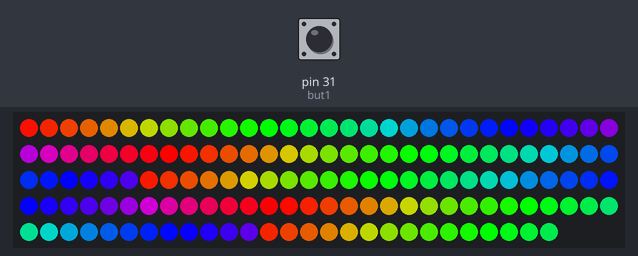
A sketch run on a simulated Arduino Mega 2560, built with avr-gcc and run on an emulated ATmega2560. Shown: 147 RGB LEDs in strip order, left to right, continuing on the next row. The inputs (shaded band) are chosen by the test bench; at power-on: pin 31 (but1) LOW.

Above: at 1.2 s.
1.3 s: pin 31 (but1) pulled HIGH for 1 s
At 2.13 s:
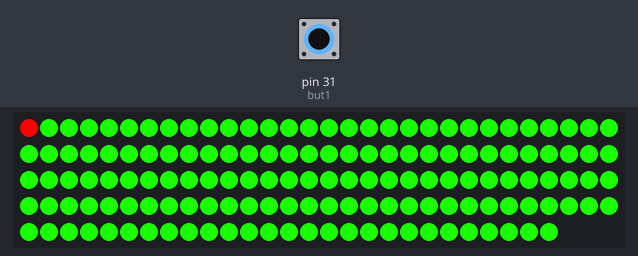
At 9.55 s:
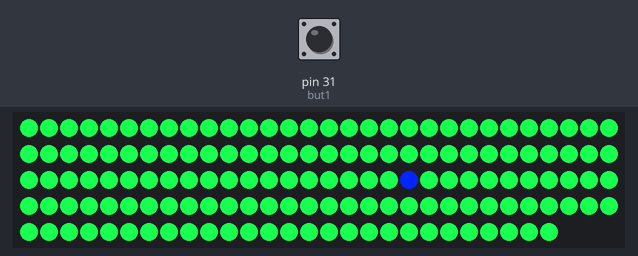

Measured:
- after the input at 1.3 s, the LEDs: first change after 0.70 s (image 1 shows a later state)

The sketch:

psychedelic_neopixel.ino
```cpp
#include <Adafruit_NeoPixel.h>
#ifdef __AVR__
  #include <avr/power.h>
#endif

#define PIN 6
int but1 = 31;
int but2 = 33;
int val = 0;

// Parameter 1 = number of pixels in strip
// Parameter 2 = Arduino pin number (most are valid)
// Parameter 3 = pixel type flags, add together as needed:
//   NEO_KHZ800  800 KHz bitstream (most NeoPixel products w/WS2812 LEDs)
//   NEO_KHZ400  400 KHz (classic 'v1' (not v2) FLORA pixels, WS2811 drivers)
//   NEO_GRB     Pixels are wired for GRB bitstream (most NeoPixel products)
//   NEO_RGB     Pixels are wired for RGB bitstream (v1 FLORA pixels, not v2)
//   NEO_RGBW    Pixels are wired for RGBW bitstream (NeoPixel RGBW products)
Adafruit_NeoPixel strip = Adafruit_NeoPixel(147, 6, NEO_GRB + NEO_KHZ400);

// IMPORTANT: To reduce NeoPixel burnout risk, add 1000 uF capacitor across
// pixel power leads, add 300 - 500 Ohm resistor on first pixel's data input
// and minimize distance between Arduino and first pixel.  Avoid connecting
// on a live circuit...if you must, connect GND first.

void setup() {
  // This is for Trinket 5V 16MHz, you can remove these three lines if you are not using a Trinket

  // End of trinket special code
  pinMode(but1, INPUT);
  pinMode(but2, INPUT);
  strip.begin();
  strip.setBrightness(255);
  strip.show(); // Initialize all pixels to 'off'
}

void loop() {
 rainbowCycle(200);

}
// Fill the dots one after the other with a color
void colorWipe(uint32_t c, uint8_t wait) {
  for(uint16_t i=0; i<strip.numPixels(); i++) {
    strip.setPixelColor(i, c);
    strip.show();
    delay(wait);
  }
}
void rainbow(uint8_t wait) {
  uint16_t i, j;

  for(j=0; j<150; j++) {
    for(i=0; i<strip.numPixels(); i++) {
      strip.setPixelColor(i, Wheel((i+j) & 255));
    }
    strip.show();
    delay(wait);
  }
  for(j=150; j>0; j--) {
     for(i=strip.numPixels(); i>0; i--) {
      strip.setPixelColor(i, Wheel((i+j) & 255));
    }
    strip.show();
    delay(wait);
  }
}

// Slightly different, this makes the rainbow equally distributed throughout
void test(uint8_t wait){
    uint16_t i, j;
     int but1 = 31;


  for(j=0; j<2000; j++) { // 5 cycles of all colors on wheel
    for(i=0; i< strip.numPixels(); i=i+3) {
      strip.setPixelColor(i, Wheel(((i * 1000 / strip.numPixels()) + j) & 255));
        if (digitalRead(but1)== HIGH){
            delay(300);
            test3(5);
            }
    }
    strip.show();
    delay(wait);
  }
   for(j=2000; j>0; j--) { // 5 cycles of all colors on wheel
    for(i=strip.numPixels(); i>0; i=i-3) {
      strip.setPixelColor(i, Wheel(((i * 1000 / strip.numPixels()) + j) & 255));
        if (digitalRead(but1)== HIGH){
            delay(300);
            test3(5);
          }
    }
    strip.show();
    delay(wait);
  }
   test(100);
}
void pulseWhite(uint8_t wait) {
  for(int j=0; j<256; j++) { // Ramp up from 0 to 255
    // Fill entire strip with white at gamma-corrected brightness level 'j':
    strip.fill(strip.Color(25,255,j, strip.gamma8(j)));
    strip.show();
    delay(wait);
  }
  delay(5000);

  for(int j=255; j>=0; j--) { // Ramp down from 255 to 0
    strip.fill(strip.Color(25,255,j, strip.gamma8(j)));
    strip.show();
    delay(wait);

  }
  pulseWhite(25);
}
void rainbowCycle(uint8_t wait) {
  uint16_t i, j;
  int but1 = 31;


  for(j=0; j<2000; j++) { // 5 cycles of all colors on wheel
    for(i=0; i< strip.numPixels(); i++) {
      strip.setPixelColor(i, Wheel(((i * 1000 / strip.numPixels()) + j) & 255));
        if (digitalRead(but1)== HIGH){
            delay(300);
            test(100);
            }
    }
    strip.show();
    delay(wait);
  }
   for(j=2000; j>0; j--) { // 5 cycles of all colors on wheel
    for(i=strip.numPixels(); i>0; i--) {
      strip.setPixelColor(i, Wheel(((i * 1000 / strip.numPixels()) + j) & 255));
        if (digitalRead(but1)== HIGH){
            delay(300);
            test(100);
            }
    }
    strip.show();
    delay(wait);

  }
  rainbowCycle(200);
}

//Theatre-style crawling lights.

void test3(uint8_t wait) {
  uint16_t i, j;
   int but1 = 31;

  for(j=0; j<2000; j++) { // 5 cycles of all colors on wheel
    for(i=0; i< strip.numPixels(); i++) {
      strip.setPixelColor(i, Wheel(((i * 500 / strip.numPixels()) + j) & 50));
        if (digitalRead(but1)== HIGH){
           whiteOverRainbow(10, 150);
            delay(300);
            }

    }
    strip.show();
    delay(wait);
  }
   for(j=2000; j>0; j--) { // 5 cycles of all colors on wheel
    for(i=strip.numPixels(); i>0; i--) {
      strip.setPixelColor(i, Wheel(((i * 500 / strip.numPixels()) + j) & 50));
        if (digitalRead(but1)== HIGH){
            whiteOverRainbow(10, 150);
            delay(300);
            }
    }
    strip.show();
    delay(wait);
  }
  test3(5);
}


void whiteOverRainbow(int whiteSpeed, int whiteLength) {
int but1 = 31;

  if(whiteLength >= strip.numPixels()) whiteLength = strip.numPixels() - 1;

  int      head          = whiteLength - 1;
  int      tail          = 0;
  int      loops         = 10000;
  int      loopNum       = 0;
  uint32_t lastTime      = millis();
  uint32_t firstPixelHue = 0;
//  if (digitalRead(but1)== HIGH){
//            delay(300);
//            pulseWhite(25);
//            }

  for(;;) {
     for(int j=0; j<220; j++) { // Ramp up from 0 to 255
    delay(25);
    for(int i=0; i<strip.numPixels(); i++) {  // For each pixel in strip...
      if(((i >= tail) && (i <= head)) ||      //  If between head & tail...
         ((tail > head) && ((i >= tail) || (i <= head)))) {
        strip.setPixelColor(i, strip.Color(25,255,j, strip.gamma8(j)));

      }


         else {                                             // else set rainbow
        int pixelHue = firstPixelHue + (i * 65536L / strip.numPixels());
        strip.setPixelColor(i, strip.gamma32(strip.ColorHSV(pixelHue)));
      }
    }


   strip.show();///


    firstPixelHue += 40; // Advance just a little along the color wheel

    if((millis() - lastTime) > whiteSpeed) { // Time to update head/tail?
      if(++head >= strip.numPixels()) {      // Advance head, wrap around
        head = 0;
        if(++loopNum >= loops) return;
      }
      if(++tail >= strip.numPixels()) {      // Advance tail, wrap around
        tail = 0;
      }
      lastTime = millis();                   // Save time of last movement
    }

  }
for(int j=220; j>0; j--) { // Ramp down from 255 to 0
 delay(50);
    for(int i=0; i<strip.numPixels(); i++) {  // For each pixel in strip...
      if(((i >= tail) && (i <= head)) ||      //  If between head & tail...
         ((tail > head) && ((i >= tail) || (i <= head)))) {
        strip.setPixelColor(i, strip.Color(25,255,j, strip.gamma8(j)));

      }


         else {                                             // else set rainbow
        int pixelHue = firstPixelHue + (i * 65536L / strip.numPixels());
        strip.setPixelColor(i, strip.gamma32(strip.ColorHSV(pixelHue)));
      }
    }


    strip.show();

    firstPixelHue += 40; // Advance just a little along the color wheel

    if((millis() - lastTime) > whiteSpeed) { // Time to update head/tail?
      if(++head >= strip.numPixels()) {      // Advance head, wrap around
        head = 0;
        if(++loopNum >= loops) return;
      }
      if(++tail >= strip.numPixels()) {      // Advance tail, wrap around
        tail = 0;
      }
      lastTime = millis();                   // Save time of last movement
    }

  }
}
}


// Input a value 0 to 255 to get a color value.
// The colours are a transition r - g - b - back to r.
uint32_t Wheel(byte WheelPos) {
  WheelPos = 255 - WheelPos;
  if(WheelPos < 85) {
    return strip.Color(255 - WheelPos * 3, 0, WheelPos * 3);
  }
  if(WheelPos < 170) {
    WheelPos -= 85;
    return strip.Color(0, WheelPos * 3, 255 - WheelPos * 3);
  }
  WheelPos -= 170;
  return strip.Color(WheelPos * 3, 255 - WheelPos * 3, 0);
}
```
